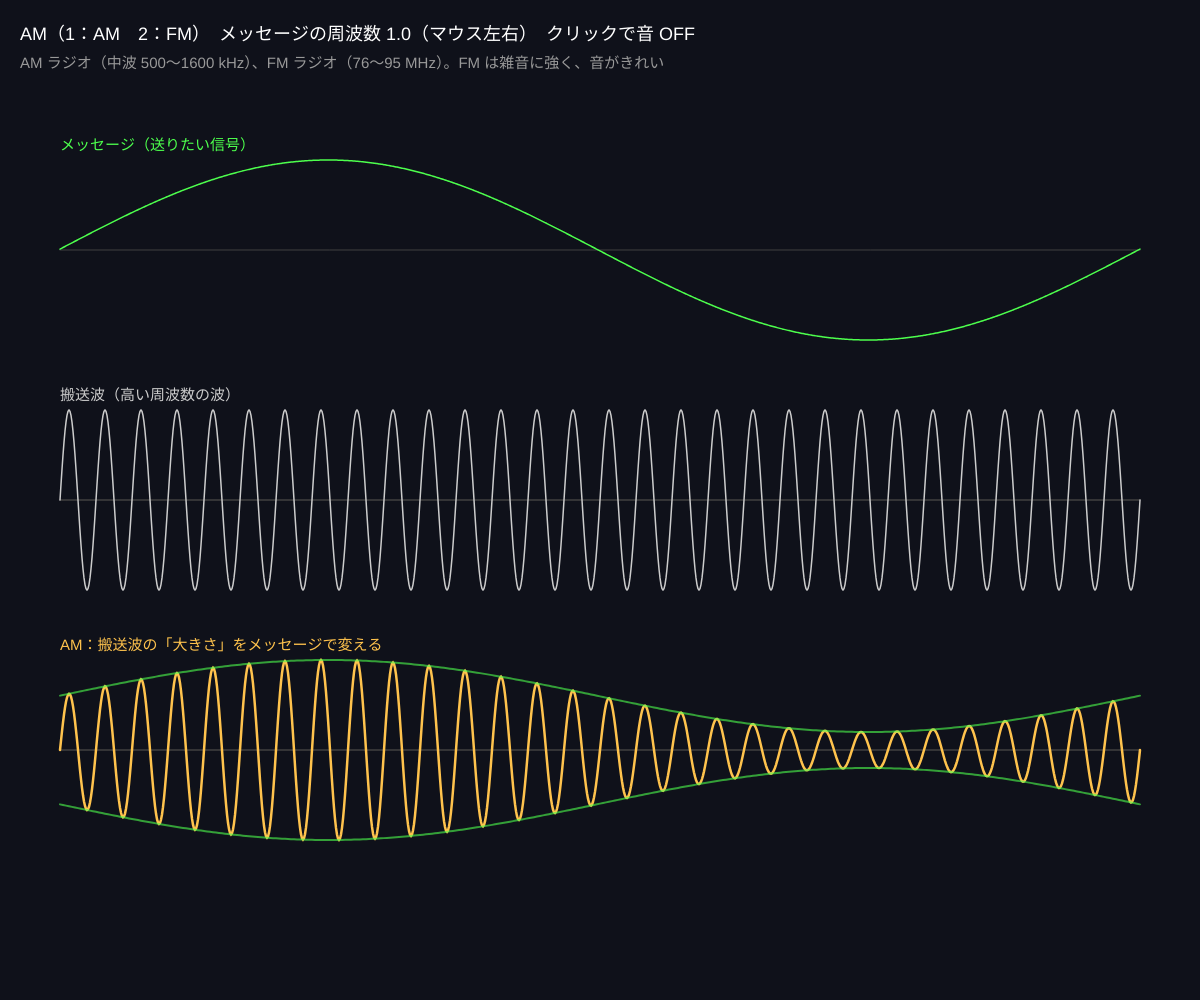
Frame 1 (no input)
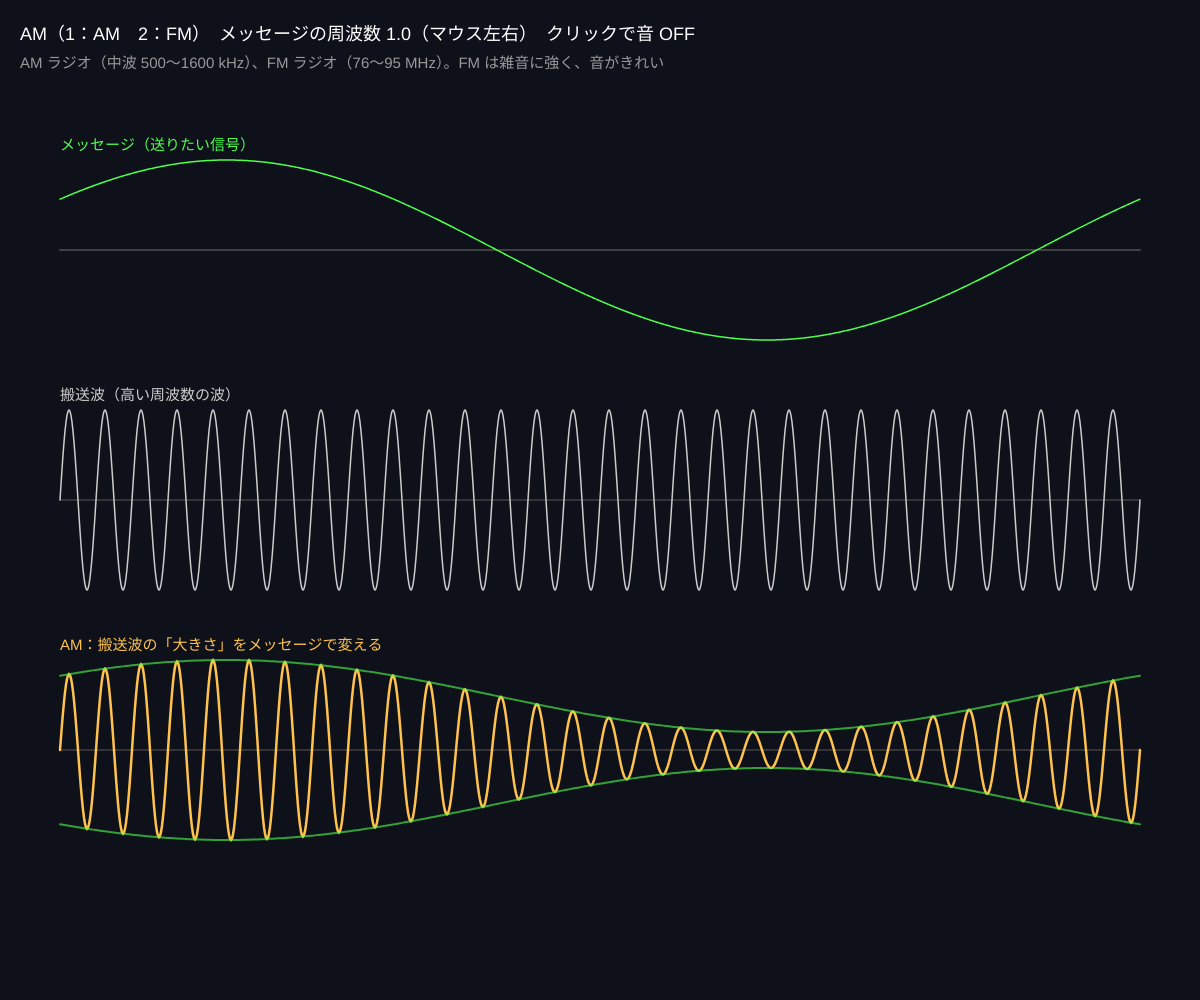
Frame 60 (no input)
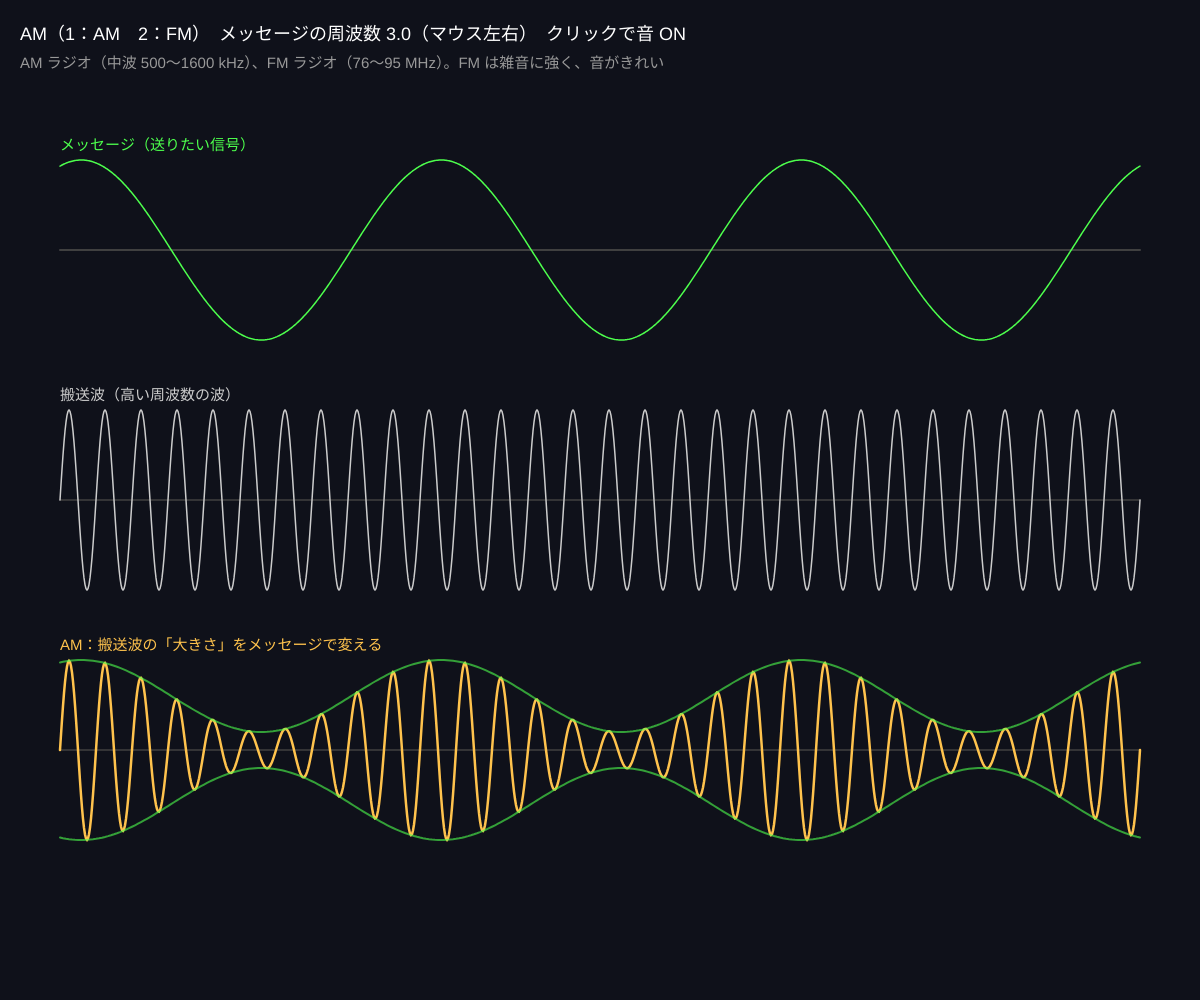
Frame 120 (the mouse pressed at the canvas centre since frame 60)

The p5.js sketch that drew these frames (run headless with seeded random() and noise() and a simulated clock; from frame 60 on, the mouse is pressed at the canvas centre):

// p5.js sketch
// ── sketch.js
// ============================================
// 02 AM と FM（波に情報を乗せる）
// 低い周波数のメッセージ（声）を、そのままでは遠くへ飛ばせない
// 高い周波数の「搬送波」の 大きさ（AM）か 周波数（FM）を、メッセージで揺らして運ぶ
// 1 = AM / 2 = FM / マウス左右 = メッセージの周波数 / クリックで音
// ============================================

let mode = 'AM';
let msgFreq = 2;
let carrierFreq = 30; // 画面内に 30 周期（本物は数百 kHz〜）
let phase = 0;
let playing = false;

function setup() {
  createCanvas(windowWidth, windowHeight);
  colorMode(HSB, 360, 100, 100, 100);
}

function draw() {
  background(230, 40, 10);
  msgFreq = map(mouseX, 0, width, 1, 5, true);
  phase += 0.01;
  let left = 60, right = width - 60;

  let rows = [
    ['メッセージ（送りたい信号）', (t) => sin(TWO_PI * msgFreq * t + phase), 120],
    ['搬送波（高い周波数の波）', (t) => sin(TWO_PI * carrierFreq * t), 0],
    [mode === 'AM' ? 'AM：搬送波の「大きさ」をメッセージで変える' : 'FM：搬送波の「周波数」をメッセージで変える', (t) => modulate(t), 40],
  ];
  for (let i = 0; i < 3; i++) {
    let [label, fn, hue] = rows[i];
    let mid = height * (0.25 + i * 0.25), h = height * 0.09;
    stroke(0, 0, 25);
    line(left, mid, right, mid);
    noFill();
    stroke(hue, hue ? 70 : 0, hue ? 100 : 80);
    strokeWeight(i === 2 ? 2.5 : 1.5);
    beginShape();
    for (let x = left; x <= right; x++) vertex(x, mid - fn((x - left) / (right - left)) * h);
    endShape();
    if (i === 2 && mode === 'AM') {
      // 包絡線 = メッセージの形
      stroke(120, 70, 100, 60);
      strokeWeight(2);
      for (let s of [1, -1]) {
        beginShape();
        for (let x = left; x <= right; x += 3) vertex(x, mid - s * (0.6 + 0.4 * rows[0][1]((x - left) / (right - left))) * h);
        endShape();
      }
    }
    noStroke();
    fill(hue, hue ? 70 : 0, hue ? 100 : 80);
    textSize(15);
    text(label, left, mid - h - 10);
  }
  if (playing) updateSound();

  fill(0, 0, 100);
  textSize(18);
  text(mode + '（1：AM　2：FM）　メッセージの周波数 ' + nf(msgFreq, 1, 1) + '（マウス左右）　クリックで音 ' + (playing ? 'ON' : 'OFF'), 20, 40);
  fill(0, 0, 60);
  textSize(15);
  text('AM ラジオ（中波 500〜1600 kHz）、FM ラジオ（76〜95 MHz）。FM は雑音に強く、音がきれい', 20, 68);
}

// ★ 変調
function modulate(t) {
  let m = sin(TWO_PI * msgFreq * t + phase); // メッセージ（-1〜1）
  if (mode === 'AM') return (0.6 + 0.4 * m) * sin(TWO_PI * carrierFreq * t); // 大きさを変える
  // FM：位相の進む速さ（＝周波数）を変える。積分して位相にする
  let ph = TWO_PI * carrierFreq * t + 8 * -cos(TWO_PI * msgFreq * t + phase) / msgFreq;
  return sin(ph);
}

function keyPressed() {
  if (key === '1') mode = 'AM';
  if (key === '2') mode = 'FM';
}
function mousePressed() {
  startAudio();
  playing = !playing;
  gainNode.gain.setTargetAtTime(playing ? 0.2 : 0, audioCtx.currentTime, 0.03);
}

// ---------- やってみよう ----------
// 1. AM の出力の「輪郭」がメッセージと同じ形になっているのを確認（受信側はこの輪郭を取り出す）
// 2. FM の波が「詰まったり広がったり」しているのを見る
// 3. AM で 0.4 を 1.0 にすると（過変調）、輪郭がつぶれて受信側で歪む


// ==================================================
// ここから下は「音を鳴らすための道具」（搬送波 440 Hz を、聞こえる速さで AM/FM）
// ==================================================
let audioCtx, carrier, lfo, lfoGain, gainNode, amGain;

function startAudio() {
  if (!audioCtx) {
    audioCtx = new AudioContext();
    carrier = audioCtx.createOscillator();
    carrier.frequency.value = 440;
    lfo = audioCtx.createOscillator(); // メッセージ役の低い周波数
    lfo.frequency.value = 2;
    lfoGain = audioCtx.createGain();
    amGain = audioCtx.createGain();
    amGain.gain.value = 0.6;
    gainNode = audioCtx.createGain();
    gainNode.gain.value = 0;
    lfo.connect(lfoGain);
    carrier.connect(amGain);
    amGain.connect(gainNode);
    gainNode.connect(audioCtx.destination);
    carrier.start();
    lfo.start();
  }
  audioCtx.resume();
}

function updateSound() {
  lfo.frequency.setTargetAtTime(msgFreq, audioCtx.currentTime, 0.02);
  lfoGain.disconnect();
  if (mode === 'AM') {
    lfoGain.gain.value = 0.4; // 大きさを ±0.4 揺らす
    lfoGain.connect(amGain.gain);
  } else {
    lfoGain.gain.value = 150; // 周波数を ±150 Hz 揺らす
    lfoGain.connect(carrier.frequency);
  }
}
